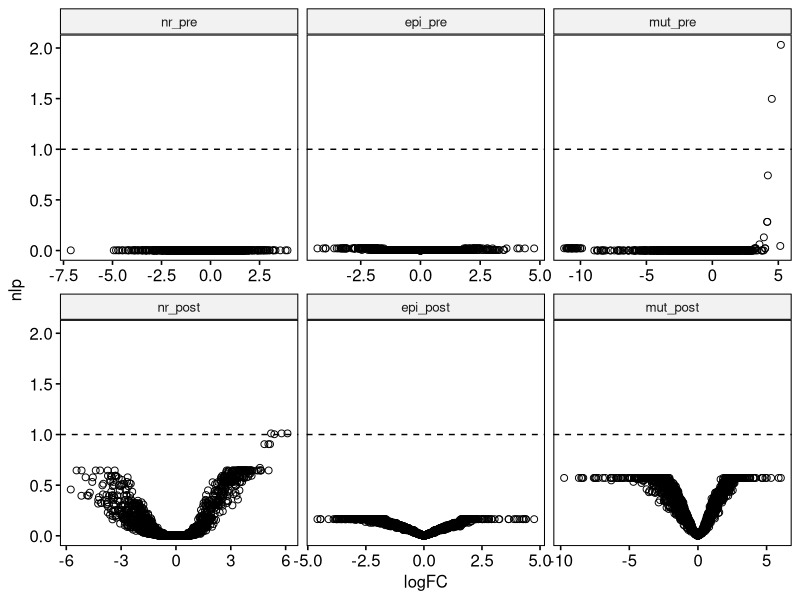

Generate this figure with R:
#!/usr/bin/Rscript

library(ggplot2)
library(ggpubr)

nrpre = read.table("NR-JAK1mutvsWT-pre.milo-results.txt",sep="\t",header=TRUE)
nrpost = read.table("NR-JAK1mutvsWT-post.milo-results.txt",sep="\t",header=TRUE)

epipre = read.table("epiR-JAK1mutvsWT-pre.milo-results.txt",sep="\t",header=TRUE)
epipost = read.table("epiR-JAK1mutvsWT-post.milo-results.txt",sep="\t",header=TRUE)

mutpre = read.table("mutR-JAK1mutvsWT-pre.milo-results.txt",sep="\t",header=TRUE)
mutpost = read.table("mutR-JAK1mutvsWT-post.milo-results.txt",sep="\t",header=TRUE)

# add nlp column
nrpre$nlp = log10(nrpre$FDR)*-1
nrpre$cat = "nr_pre"
nrpost$nlp = log10(nrpost$FDR)*-1
nrpost$cat = "nr_post"

epipre$nlp = log10(epipre$FDR)*-1
epipre$cat = "epi_pre"
epipost$nlp = log10(epipost$FDR)*-1
epipost$cat = "epi_post"

mutpre$nlp = log10(mutpre$FDR)*-1
mutpre$cat = "mut_pre"
mutpost$nlp = log10(mutpost$FDR)*-1
mutpost$cat = "mut_post"

mydf=as.data.frame(rbind(nrpre,nrpost,epipre,epipost,mutpre,mutpost))

cutoff = log10(0.1)*-1

mydf$cat = factor(mydf$cat,levels=c("nr_pre","epi_pre","mut_pre","nr_post","epi_post","mut_post"))

pdf("JAK1-miloR-volcano.pdf",height=7,width=8.5,useDingbats=FALSE)
ggscatter(data=mydf,x="logFC",y="nlp",facet.by="cat",scales="free_x",shape=21,fill=NA)+geom_hline(yintercept=1,lty=2)
dev.off()

